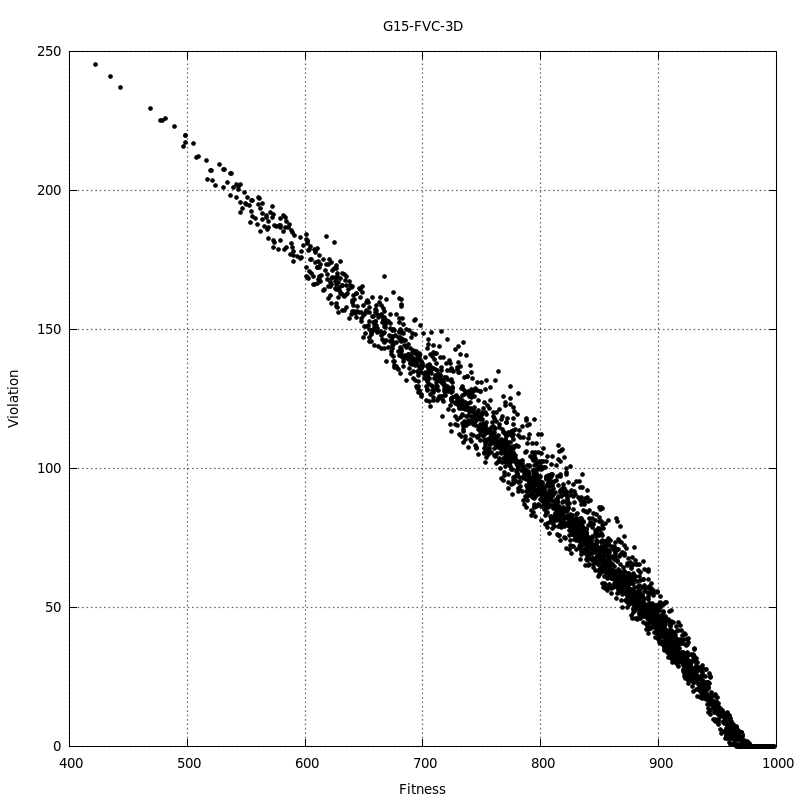

This figure's gnuplot source:
set terminal pngcairo size 800,800 enhanced font 'Verdana,10'
set output "FVC.png"
set title "G15-FVC-3D"
#
set xlabel "Fitness"
set ylabel "Violation"
set grid ytics lt 0 lw 2 lc rgb "#666666"
set grid xtics lt 0 lw 2 lc rgb "#666666"
#
plot "FVC.dat" using 1:2 title '' pt 7 ps 0.6 lt 0
